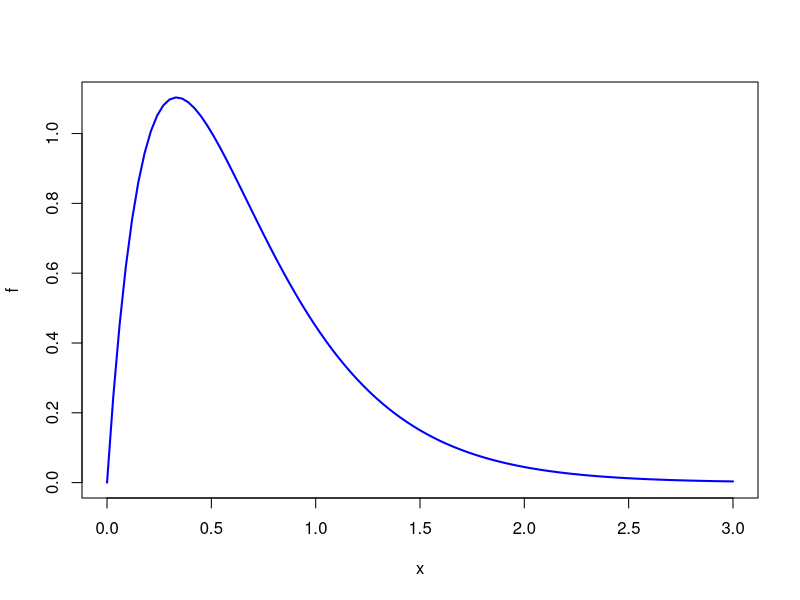
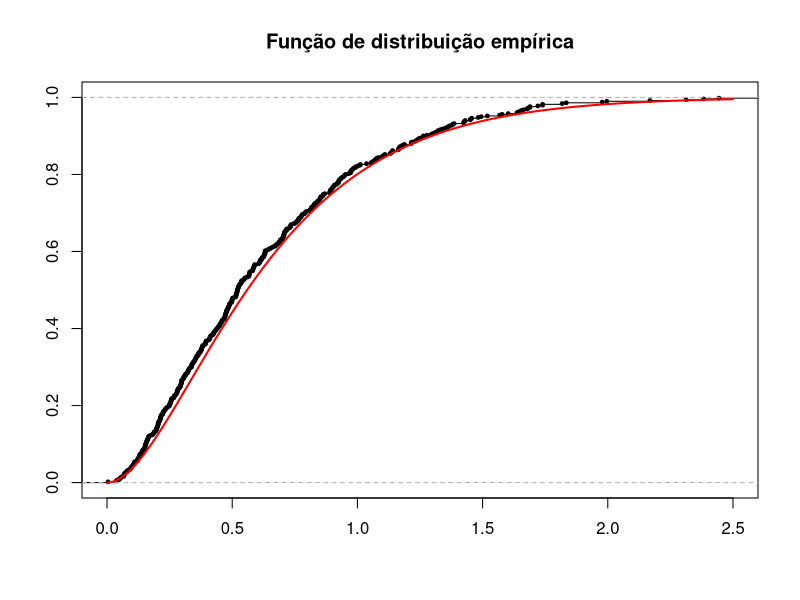

These figures' R source, in order:
# Modelagem Preditiva - 2026-2 - Aula 5 (Bootstrap)

# rm(list = ls())

set.seed(42)

alpha <- 2
beta <- 3

f <- function(x) dgamma(x, shape = alpha, rate = beta)
plot(f, xlim = c(0, 3), lwd = 2, col = "blue")

n <- 500
x <- rgamma(n, shape = alpha, rate = beta)

plot(ecdf(x), main = "Função de distribuição empírica",
     xlab = "", ylab = "", cex = 0.5, xlim = c(0, 2.5))
Fd <- function(t) pgamma(t, shape = alpha, rate = beta)
curve(Fd, col = "red", lwd = 2, add = TRUE)

true_median <- qgamma(0.5, shape = alpha, rate = beta)

bootstrap_CI <- function(x, gamma = 0.95, B = 10^3) {
    xs <- matrix(sample(x, size = B*n, replace = TRUE), ncol = n)
    theta_hat <- apply(xs, 1, median)
    quantile(theta_hat, probs = c((1 - gamma) / 2, (1 + gamma) / 2))
}

bootstrap_CI(x, gamma = 0.9, B = 10^4)

# verificando a cobertura

N <- 10^3
X <- matrix(rgamma(N*n, shape = alpha, rate = beta), nrow = N)
CI <- t(apply(X, 1, function(.x) bootstrap_CI(.x, gamma = 0.9)))
mean(CI[, 1] <= true_median & true_median <= CI[, 2])
